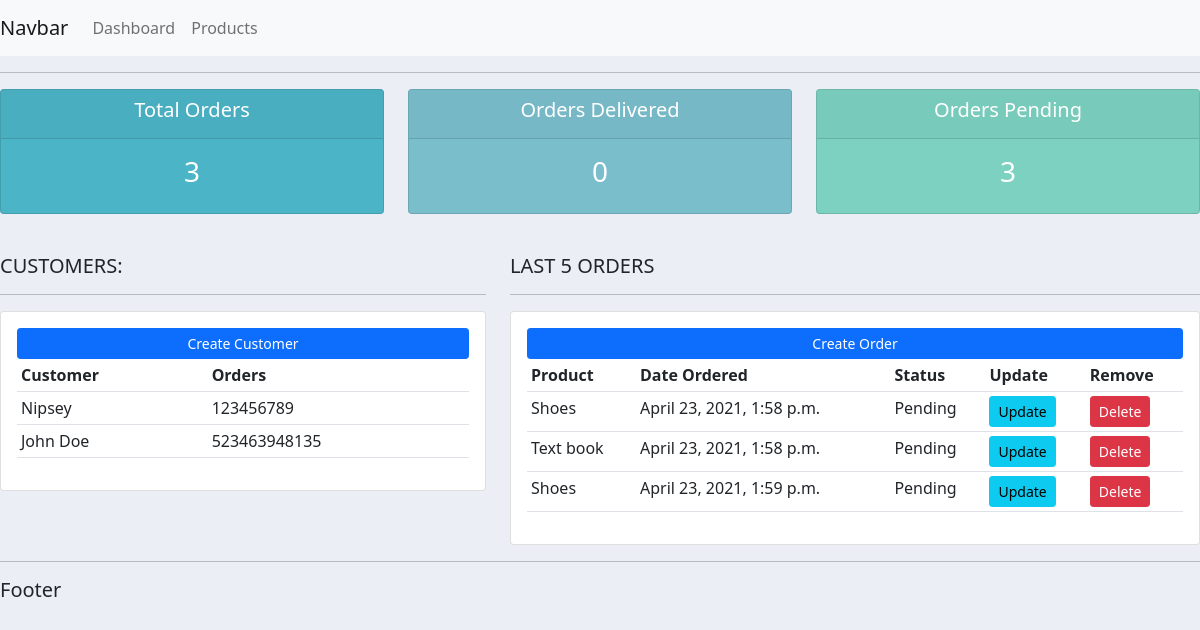
The page / on the database its author committed.
### accounts/models.py (models this page shows, shortened)
class Customer(models.Model):
    name = models.CharField(max_length = 200,null=True)
    phone = models.CharField(max_length = 200,null=True)
    email = models.CharField(max_length = 200,null=True)
    date_created = models.DateTimeField(auto_now_add=True,null=True)

class Order(models.Model):
    STATUS = (
        ('Pending','Pending'),
        ('Out for delivery','Out for delivery'),
        ('Delivered','Delivered'),
    )
    customer = models.ForeignKey(Customer,null =True,on_delete=models.SET_NULL)
    product = models.ForeignKey(Product,null =True,on_delete=models.SET_NULL)
    date_created = models.DateTimeField(auto_now_add=True,null=True)
    status = models.CharField(max_length = 200,null=True,choices = STATUS)

class Product(models.Model):
    CATEGORY = (
        ('Indoor','Indoor'),
        ('Outdoor','Outdoor'),
    )
    name =  models.CharField(max_length = 200,null=True)
    price = models.FloatField(null=True)
    category =  models.CharField(max_length = 200,null=True, choices=CATEGORY)
    description = models.CharField(max_length = 200,null=True,blank=True)
    date_created = models.DateTimeField(auto_now_add=True,null=True)
    tags = models.ManyToManyField(Tag)
    def __str__(self):
        return self.name

### accounts/views.py (the view)
# urls.py: path('',views.home,name="home"),
def home(request):
    orders = Order.objects.all()
    customers = Customer.objects.all()
    total_customers = customers.count()
    total_orders = orders.count()
    delivered = orders.filter(status='Delivered').count()
    pending = orders.filter(status='Pending').count()
    context = {'orders':orders,'customers':customers,'total_orders':total_orders,'delivered':delivered,'pending':pending}
    return render(request, 'accounts/dashboard.html',context)

### accounts/templates/accounts/dashboard.html (shortened to what this page needs)
{% extends 'accounts/main.html' %}
{% block content %}
{% include 'accounts/status.html' %}
<br>
<div class = "row">
    <div class = "col-md-5">
        <h5>CUSTOMERS:</h5>
        <hr>
        <div class="card card-body">
            <a class="btn btn-primary btn-sm btn-block" href="#">Create Customer</a>
            <table class="table table-sm">
                <tr>
                    <th>Customer</th>
                    <th>Orders</th>
                </tr>
                {% for customer in customers %}
                <tr>
                    <td>{{customer.name}}</td>
                    <td>{{customer.phone}}</td>
                </tr>
                {% endfor %}
            </table>
        </div>
    </div>
    <div class="col-md-7">
        <h5>LAST 5 ORDERS</h5>
        <hr>
        <div class="card card-body">
            <a class="btn btn-primary btn-sm btn-block" href="{% url 'create_order'%}">Create Order</a>
            <table class="table table-sm">
                <tr>
                    <th>Product</th>
                    <th>Date Ordered</th>
                    <th>Status</th>
                    <th>Update</th>
                    <th>Remove</th>
                </tr>
                {% for order in orders %}
                <tr>
                    <td>{{order.product}}</td>
                    <td>{{order.date_created}}</td>
                    <td>{{order.status}}</td>
                    <td><a class="btn btn-sm btn-info" href="{% url 'update_order' order.id %}">Update</a></td>
                    <td><a class="btn btn-sm btn-danger" href="{% url 'delete_order' order.id %}">Delete</a></td>
                </tr>
                {% endfor %}
            </table>
        </div>
    </div>
</div>
{% endblock %}

### accounts/templates/accounts/main.html (shortened to what this page needs)
{% load static %}
<!DOCTYPE html>
<html lang="en">
<head>
    <link href="https://cdn.jsdelivr.net/npm/bootstrap@5.0.0-beta3/dist/css/bootstrap.min.css" rel="stylesheet">
    <link rel="stylesheet" type="text/css" href="{% static '/css/main.css' %}">
</head>
<body>
    {% include 'accounts/navbar.html' %}
    {% block content %}
    {% endblock %}
    <hr>
    <h5>Footer</h5>
</body>
</html>

### accounts/templates/accounts/navbar.html (shortened to what this page needs)
<nav class="navbar navbar-expand-lg navbar-light bg-light">
    <a class="navbar-brand" href="#">Navbar</a>
    <div class="collapse navbar-collapse" id="navbarNav">
      <ul class="navbar-nav">
        <li class="nav-item active">
          <a class="nav-link" href="#">Dashboard</a>
        </li>
        <li class="nav-item">
          <a class="nav-link" href="#">Products</a>
        </li>
      </ul>
    </div>
  </nav>

### accounts/templates/accounts/status.html
<hr>
<div class="row">
    <div class = "col">
        <div class="col-md">
            <div class="card text-center text-white mb-3" id="total-orders">
                <div class="card-header">
                    <h5 class="card-title">Total Orders</h5>
                </div>
                <div class="card-body">
                    <h3 class="card-title">{{total_orders}}</h3>
                </div>
            </div>
        </div>
    </div>
    <div class="col">
        <div class="col-md">
            <div class="card text-center text-white mb-3" id="orders-delivered">
                <div class="card-header">
                    <h5 class="card-title">Orders Delivered</h5>
                </div>
                <div class="card-body">
                    <h3 class="card-title">{{delivered}}</h3>
                </div>
            </div>
        </div>
    </div>
    <div class="col">
        <div class="col-md">
            <div class="card text-center text-white mb-3" id="orders-pending">
                <div class="card-header">
                    <h5 class="card-title">Orders Pending</h5>
                </div>
                <div class="card-body">
                    <h3 class="card-title">{{pending}}</h3>
                </div>
            </div>
        </div>
    </div>
</div>

### static/css/main.css (style rules this page uses)
body { background-color: #ebeff5; }
#total-orders { background-color: #4cb4c7; }
#orders-delivered { background-color: #7abecc; }
#orders-pending { background-color: #7CD1C0; }

### rows shown on the page
Customer: name "Nipsey", phone "123456789"
Customer: name "John Doe", phone "523463948135"
Order: product "Shoes", date_created "April 23, 2021, 1:58 p.m.", status "Pending"
Order: product "Text book", date_created "April 23, 2021, 1:58 p.m.", status "Pending"
Order: product "Shoes", date_created "April 23, 2021, 1:59 p.m.", status "Pending"

### other values the page prints
{{ total_orders }} "3"
{{ delivered }} "0"
{{ pending }} "3"
